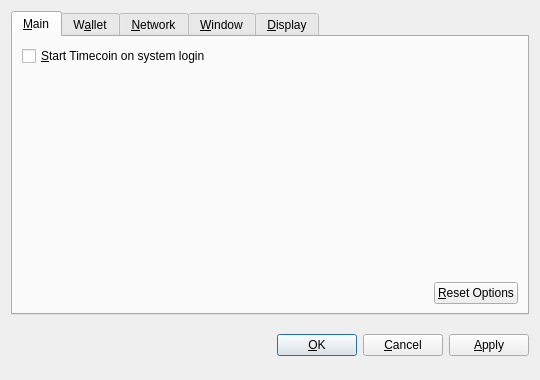
<?xml version="1.0" encoding="UTF-8"?>
<ui version="4.0">
 <class>OptionsDialog</class>
 <widget class="QDialog" name="OptionsDialog">
  <property name="geometry">
   <rect>
    <x>0</x>
    <y>0</y>
    <width>540</width>
    <height>380</height>
   </rect>
  </property>
  <property name="windowTitle">
   <string>Options</string>
  </property>
  <property name="modal">
   <bool>true</bool>
  </property>
  <layout class="QVBoxLayout" name="verticalLayout">
   <item>
    <widget class="QTabWidget" name="tabWidget">
     <property name="tabPosition">
      <enum>QTabWidget::North</enum>
     </property>
     <property name="currentIndex">
      <number>0</number>
     </property>
     <widget class="QWidget" name="tabMain">
      <attribute name="title">
       <string>&amp;Main</string>
      </attribute>
      <layout class="QVBoxLayout" name="verticalLayout_Main">
       <item>
        <widget class="QCheckBox" name="bitcoinAtStartup">
         <property name="toolTip">
          <string>Automatically start Timecoin after logging in to the system.</string>
         </property>
         <property name="text">
          <string>&amp;Start Timecoin on system login</string>
         </property>
        </widget>
       </item>
       <item>
        <spacer name="verticalSpacer_Main">
         <property name="orientation">
          <enum>Qt::Vertical</enum>
         </property>
         <property name="sizeHint" stdset="0">
          <size>
           <width>20</width>
           <height>40</height>
          </size>
         </property>
        </spacer>
       </item>
       <item>
        <layout class="QHBoxLayout" name="horizontalLayout_2_Main">
         <item>
          <spacer name="horizontalSpacer_2_Main">
           <property name="orientation">
            <enum>Qt::Horizontal</enum>
           </property>
           <property name="sizeHint" stdset="0">
            <size>
             <width>40</width>
             <height>20</height>
            </size>
           </property>
          </spacer>
         </item>
         <item>
          <widget class="QPushButton" name="resetButton">
           <property name="toolTip">
            <string>Reset all client options to default.</string>
           </property>
           <property name="text">
            <string>&amp;Reset Options</string>
           </property>
           <property name="autoDefault">
            <bool>false</bool>
           </property>
          </widget>
         </item>
        </layout>
       </item>
      </layout>
     </widget>
     <widget class="QWidget" name="tabWallet">
      <attribute name="title">
       <string>W&amp;allet</string>
      </attribute>
      <layout class="QVBoxLayout" name="verticalLayout_Network">
       <item>
        <widget class="QLabel" name="transactionFeeInfoLabel">
         <property name="text">
          <string>Optional transaction fee per kB that helps make sure your transactions are processed quickly. Most transactions are 1 kB.</string>
         </property>
         <property name="textFormat">
          <enum>Qt::PlainText</enum>
         </property>
         <property name="wordWrap">
          <bool>true</bool>
         </property>
        </widget>
       </item>
       <item>
        <layout class="QHBoxLayout" name="horizontalLayout_1_Main">
         <item>
          <widget class="QLabel" name="transactionFeeLabel">
           <property name="text">
            <string>Pay transaction &amp;fee</string>
           </property>
           <property name="textFormat">
            <enum>Qt::PlainText</enum>
           </property>
           <property name="buddy">
            <cstring>transactionFee</cstring>
           </property>
          </widget>
         </item>
         <item>
          <widget class="BitcoinAmountField" name="transactionFee"/>
         </item>
         <item>
          <spacer name="horizontalSpacer_1_Main">
           <property name="orientation">
            <enum>Qt::Horizontal</enum>
           </property>
           <property name="sizeHint" stdset="0">
            <size>
             <width>40</width>
             <height>20</height>
            </size>
           </property>
          </spacer>
         </item>
        </layout>
       </item>
       <item>
        <widget class="QLabel" name="label">
         <property name="text">
          <string>If you disable the spending of unconfirmed change, the change from a transaction cannot be used until that transaction has at least one confirmation. This also affects how your balance is computed.</string>
         </property>
         <property name="wordWrap">
          <bool>true</bool>
         </property>
        </widget>
       </item>
       <item>
        <widget class="QCheckBox" name="spendZeroConfChange">
         <property name="text">
          <string>Spend unconfirmed change  (experts only)</string>
         </property>
        </widget>
       </item>
       <item>
        <spacer name="verticalSpacer">
         <property name="orientation">
          <enum>Qt::Vertical</enum>
         </property>
         <property name="sizeHint" stdset="0">
          <size>
           <width>20</width>
           <height>40</height>
          </size>
         </property>
        </spacer>
       </item>
      </layout>
     </widget>
     <widget class="QWidget" name="tabNetwork">
      <attribute name="title">
       <string>&amp;Network</string>
      </attribute>
      <layout class="QVBoxLayout" name="verticalLayout_Network">
       <item>
        <widget class="QCheckBox" name="mapPortUpnp">
         <property name="toolTip">
          <string>Automatically open the Timecoin client port on the router. This only works when your router supports UPnP and it is enabled.</string>
         </property>
         <property name="text">
          <string>Map port using &amp;UPnP</string>
         </property>
        </widget>
       </item>
       <item>
        <widget class="QCheckBox" name="connectSocks">
         <property name="toolTip">
          <string>Connect to the Timecoin network through a SOCKS proxy (e.g. when connecting through Tor).</string>
         </property>
         <property name="text">
          <string>&amp;Connect through SOCKS proxy:</string>
         </property>
        </widget>
       </item>
       <item>
        <layout class="QHBoxLayout" name="horizontalLayout_Network">
         <item>
          <widget class="QLabel" name="proxyIpLabel">
           <property name="text">
            <string>Proxy &amp;IP:</string>
           </property>
           <property name="textFormat">
            <enum>Qt::PlainText</enum>
           </property>
           <property name="buddy">
            <cstring>proxyIp</cstring>
           </property>
          </widget>
         </item>
         <item>
          <widget class="QValidatedLineEdit" name="proxyIp">
           <property name="maximumSize">
            <size>
             <width>140</width>
             <height>16777215</height>
            </size>
           </property>
           <property name="toolTip">
            <string>IP address of the proxy (e.g. 127.0.0.1)</string>
           </property>
          </widget>
         </item>
         <item>
          <widget class="QLabel" name="proxyPortLabel">
           <property name="text">
            <string>&amp;Port:</string>
           </property>
           <property name="textFormat">
            <enum>Qt::PlainText</enum>
           </property>
           <property name="buddy">
            <cstring>proxyPort</cstring>
           </property>
          </widget>
         </item>
         <item>
          <widget class="QLineEdit" name="proxyPort">
           <property name="maximumSize">
            <size>
             <width>55</width>
             <height>16777215</height>
            </size>
           </property>
           <property name="toolTip">
            <string>Port of the proxy (e.g. 9050)</string>
           </property>
          </widget>
         </item>
         <item>
          <widget class="QLabel" name="socksVersionLabel">
           <property name="text">
            <string>SOCKS &amp;Version:</string>
           </property>
           <property name="textFormat">
            <enum>Qt::PlainText</enum>
           </property>
           <property name="buddy">
            <cstring>socksVersion</cstring>
           </property>
          </widget>
         </item>
         <item>
          <widget class="QValueComboBox" name="socksVersion">
           <property name="toolTip">
            <string>SOCKS version of the proxy (e.g. 5)</string>
           </property>
          </widget>
         </item>
         <item>
          <spacer name="horizontalSpacer_Network">
           <property name="orientation">
            <enum>Qt::Horizontal</enum>
           </property>
           <property name="sizeHint" stdset="0">
            <size>
             <width>40</width>
             <height>20</height>
            </size>
           </property>
          </spacer>
         </item>
        </layout>
       </item>
       <item>
        <spacer name="verticalSpacer_Network">
         <property name="orientation">
          <enum>Qt::Vertical</enum>
         </property>
         <property name="sizeHint" stdset="0">
          <size>
           <width>20</width>
           <height>40</height>
          </size>
         </property>
        </spacer>
       </item>
      </layout>
     </widget>
     <widget class="QWidget" name="tabWindow">
      <attribute name="title">
       <string>&amp;Window</string>
      </attribute>
      <layout class="QVBoxLayout" name="verticalLayout_Window">
       <item>
        <widget class="QCheckBox" name="minimizeToTray">
         <property name="toolTip">
          <string>Show only a tray icon after minimizing the window.</string>
         </property>
         <property name="text">
          <string>&amp;Minimize to the tray instead of the taskbar</string>
         </property>
        </widget>
       </item>
       <item>
        <widget class="QCheckBox" name="minimizeOnClose">
         <property name="toolTip">
          <string>Minimize instead of exit the application when the window is closed. When this option is enabled, the application will be closed only after selecting Quit in the menu.</string>
         </property>
         <property name="text">
          <string>M&amp;inimize on close</string>
         </property>
        </widget>
       </item>
       <item>
        <spacer name="verticalSpacer_Window">
         <property name="orientation">
          <enum>Qt::Vertical</enum>
         </property>
         <property name="sizeHint" stdset="0">
          <size>
           <width>20</width>
           <height>40</height>
          </size>
         </property>
        </spacer>
       </item>
      </layout>
     </widget>
     <widget class="QWidget" name="tabDisplay">
      <attribute name="title">
       <string>&amp;Display</string>
      </attribute>
      <layout class="QVBoxLayout" name="verticalLayout_Display">
       <item>
        <layout class="QHBoxLayout" name="horizontalLayout_1_Display">
         <item>
          <widget class="QLabel" name="langLabel">
           <property name="text">
            <string>User Interface &amp;language:</string>
           </property>
           <property name="textFormat">
            <enum>Qt::PlainText</enum>
           </property>
           <property name="buddy">
            <cstring>lang</cstring>
           </property>
          </widget>
         </item>
         <item>
          <widget class="QValueComboBox" name="lang">
           <property name="toolTip">
            <string>The user interface language can be set here. This setting will take effect after restarting Timecoin.</string>
           </property>
          </widget>
         </item>
        </layout>
       </item>
       <item>
        <layout class="QHBoxLayout" name="horizontalLayout_2_Display">
         <item>
          <widget class="QLabel" name="unitLabel">
           <property name="text">
            <string>&amp;Unit to show amounts in:</string>
           </property>
           <property name="textFormat">
            <enum>Qt::PlainText</enum>
           </property>
           <property name="buddy">
            <cstring>unit</cstring>
           </property>
          </widget>
         </item>
         <item>
          <widget class="QValueComboBox" name="unit">
           <property name="toolTip">
            <string>Choose the default subdivision unit to show in the interface and when sending coins.</string>
           </property>
          </widget>
         </item>
        </layout>
       </item>
       <item>
        <widget class="QCheckBox" name="displayAddresses">
         <property name="toolTip">
          <string>Whether to show Timecoin addresses in the transaction list or not.</string>
         </property>
         <property name="text">
          <string>&amp;Display addresses in transaction list</string>
         </property>
        </widget>
       </item>
       <item>
        <widget class="QCheckBox" name="coinControlFeatures">
         <property name="toolTip">
          <string>Whether to show coin control features or not.</string>
         </property>
         <property name="text">
          <string>Display coin &amp;control features (experts only!)</string>
         </property>
        </widget>
       </item>
       <item>
        <spacer name="verticalSpacer_Display">
         <property name="orientation">
          <enum>Qt::Vertical</enum>
         </property>
         <property name="sizeHint" stdset="0">
          <size>
           <width>20</width>
           <height>40</height>
          </size>
         </property>
        </spacer>
       </item>
      </layout>
     </widget>
    </widget>
   </item>
   <item>
    <layout class="QHBoxLayout" name="horizontalLayout_Buttons">
     <item>
      <spacer name="horizontalSpacer_1">
       <property name="orientation">
        <enum>Qt::Horizontal</enum>
       </property>
       <property name="sizeHint" stdset="0">
        <size>
         <width>40</width>
         <height>48</height>
        </size>
       </property>
      </spacer>
     </item>
     <item>
      <widget class="QLabel" name="statusLabel">
       <property name="font">
        <font>
         <weight>75</weight>
         <bold>true</bold>
        </font>
       </property>
       <property name="text">
        <string/>
       </property>
       <property name="textFormat">
        <enum>Qt::PlainText</enum>
       </property>
       <property name="wordWrap">
        <bool>true</bool>
       </property>
      </widget>
     </item>
     <item>
      <spacer name="horizontalSpacer_2">
       <property name="orientation">
        <enum>Qt::Horizontal</enum>
       </property>
       <property name="sizeHint" stdset="0">
        <size>
         <width>40</width>
         <height>48</height>
        </size>
       </property>
      </spacer>
     </item>
     <item>
      <widget class="QPushButton" name="okButton">
       <property name="text">
        <string>&amp;OK</string>
       </property>
      </widget>
     </item>
     <item>
      <widget class="QPushButton" name="cancelButton">
       <property name="text">
        <string>&amp;Cancel</string>
       </property>
       <property name="autoDefault">
        <bool>false</bool>
       </property>
      </widget>
     </item>
     <item>
      <widget class="QPushButton" name="applyButton">
       <property name="text">
        <string>&amp;Apply</string>
       </property>
       <property name="autoDefault">
        <bool>false</bool>
       </property>
      </widget>
     </item>
    </layout>
   </item>
  </layout>
 </widget>
 <customwidgets>
  <customwidget>
   <class>BitcoinAmountField</class>
   <extends>QSpinBox</extends>
   <header>bitcoinamountfield.h</header>
  </customwidget>
  <customwidget>
   <class>QValueComboBox</class>
   <extends>QComboBox</extends>
   <header>qvaluecombobox.h</header>
  </customwidget>
  <customwidget>
   <class>QValidatedLineEdit</class>
   <extends>QLineEdit</extends>
   <header>qvalidatedlineedit.h</header>
  </customwidget>
 </customwidgets>
 <resources/>
 <connections/>
</ui>
